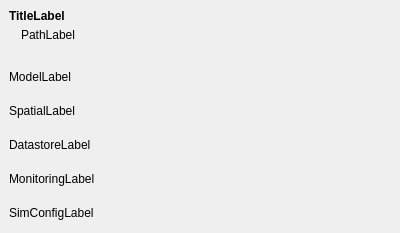
<?xml version="1.0" encoding="UTF-8"?>
<ui version="4.0">
 <class>DashboardInfosWidget</class>
 <widget class="QWidget" name="DashboardInfosWidget">
  <property name="geometry">
   <rect>
    <x>0</x>
    <y>0</y>
    <width>400</width>
    <height>233</height>
   </rect>
  </property>
  <property name="sizePolicy">
   <sizepolicy hsizetype="Expanding" vsizetype="Expanding">
    <horstretch>0</horstretch>
    <verstretch>0</verstretch>
   </sizepolicy>
  </property>
  <property name="windowTitle">
   <string notr="true"/>
  </property>
  <layout class="QVBoxLayout" name="verticalLayout">
   <property name="spacing">
    <number>0</number>
   </property>
   <property name="margin">
    <number>0</number>
   </property>
   <item>
    <widget class="QFrame" name="ContentsFrame">
     <property name="styleSheet">
      <string notr="true"/>
     </property>
     <property name="frameShape">
      <enum>QFrame::NoFrame</enum>
     </property>
     <property name="frameShadow">
      <enum>QFrame::Plain</enum>
     </property>
     <property name="lineWidth">
      <number>1</number>
     </property>
     <property name="midLineWidth">
      <number>0</number>
     </property>
     <layout class="QVBoxLayout" name="verticalLayout_2">
      <property name="spacing">
       <number>12</number>
      </property>
      <item>
       <layout class="QVBoxLayout" name="verticalLayout_3">
        <property name="spacing">
         <number>5</number>
        </property>
        <property name="bottomMargin">
         <number>12</number>
        </property>
        <item>
         <widget class="ElidedLabel" name="TitleLabel">
          <property name="font">
           <font>
            <weight>75</weight>
            <bold>true</bold>
            <underline>false</underline>
           </font>
          </property>
          <property name="toolTip">
           <string notr="true"/>
          </property>
          <property name="text">
           <string notr="true">TitleLabel</string>
          </property>
          <property name="scaledContents">
           <bool>false</bool>
          </property>
          <property name="wordWrap">
           <bool>true</bool>
          </property>
         </widget>
        </item>
        <item>
         <widget class="ElidedLabel" name="PathLabel">
          <property name="font">
           <font>
            <pointsize>9</pointsize>
           </font>
          </property>
          <property name="toolTip">
           <string notr="true"/>
          </property>
          <property name="text">
           <string notr="true">PathLabel</string>
          </property>
          <property name="wordWrap">
           <bool>true</bool>
          </property>
          <property name="indent">
           <number>12</number>
          </property>
         </widget>
        </item>
       </layout>
      </item>
      <item>
       <widget class="QLabel" name="ModelLabel">
        <property name="text">
         <string notr="true">ModelLabel</string>
        </property>
        <property name="wordWrap">
         <bool>true</bool>
        </property>
       </widget>
      </item>
      <item>
       <widget class="QLabel" name="SpatialLabel">
        <property name="text">
         <string notr="true">SpatialLabel</string>
        </property>
        <property name="wordWrap">
         <bool>true</bool>
        </property>
       </widget>
      </item>
      <item>
       <widget class="QLabel" name="DatastoreLabel">
        <property name="text">
         <string notr="true">DatastoreLabel</string>
        </property>
        <property name="wordWrap">
         <bool>true</bool>
        </property>
       </widget>
      </item>
      <item>
       <widget class="QLabel" name="MonitoringLabel">
        <property name="text">
         <string notr="true">MonitoringLabel</string>
        </property>
        <property name="wordWrap">
         <bool>true</bool>
        </property>
       </widget>
      </item>
      <item>
       <widget class="QLabel" name="SimConfigLabel">
        <property name="text">
         <string notr="true">SimConfigLabel</string>
        </property>
        <property name="wordWrap">
         <bool>true</bool>
        </property>
       </widget>
      </item>
     </layout>
    </widget>
   </item>
  </layout>
 </widget>
 <customwidgets>
  <customwidget>
   <class>ElidedLabel</class>
   <extends>QLabel</extends>
   <header>ElidedLabel.hpp</header>
  </customwidget>
 </customwidgets>
 <resources/>
 <connections/>
</ui>
